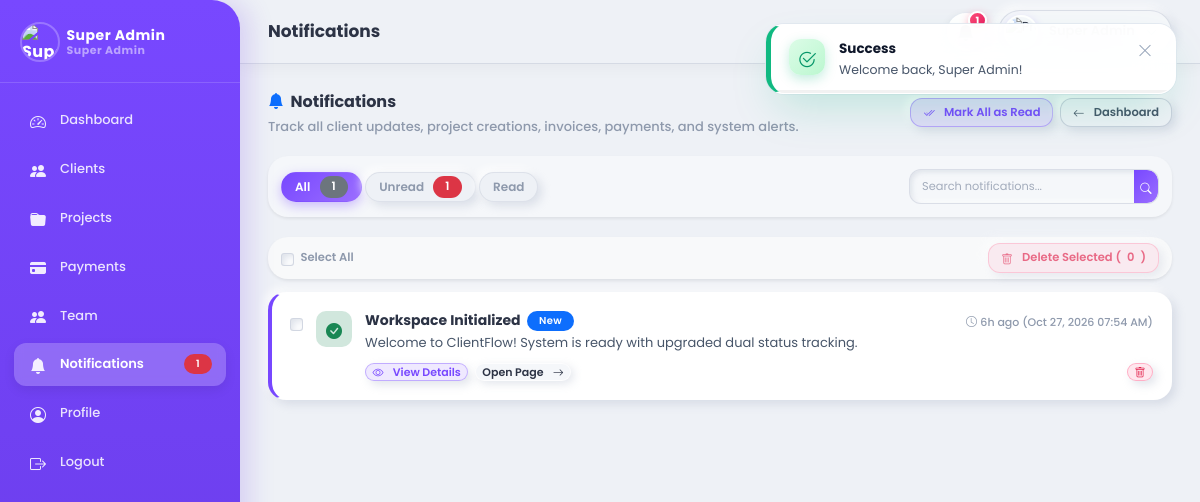
Screenshot of /admin/notifications.php (signed in) with the database file from the repository.
### tables this page shows
CREATE TABLE `notifications` (
  `id` int(11) NOT NULL AUTO_INCREMENT,
  `user_type` enum('admin','client') NOT NULL,
  `user_id` int(11) NOT NULL,
  `title` varchar(150) NOT NULL,
  `message` text NOT NULL,
  `link` varchar(255) DEFAULT NULL,
  `type` varchar(50) DEFAULT 'info',
  `icon` varchar(50) DEFAULT 'bi-bell-fill',
  `is_read` tinyint(1) NOT NULL DEFAULT 0,
  `created_at` timestamp NOT NULL DEFAULT CURRENT_TIMESTAMP,
  PRIMARY KEY (`id`),
  KEY `idx_user_lookup` (`user_type`, `user_id`, `is_read`)
);

### admin/notifications.php (the view, shortened to what the rows shown need)
<?php
require_once __DIR__ . '/includes/functions.php';
$admin = getAuthenticatedAdmin($pdo);
$filter = $_GET['filter'] ?? 'all';
$search = trim($_GET['search'] ?? '');
$highlightId = (int)($_GET['highlight'] ?? 0);
$allNotifications = getAllNotifications($pdo, 'admin', $admin['id'], $filter, 1000, $search);
$unreadCount = getUnreadNotificationsCount($pdo, 'admin', $admin['id']);
$totalMatching = count($allNotifications);
$perPage = 5;
$page = max(1, (int)($_GET['page'] ?? 1));
$totalPages = max(1, (int)ceil($totalMatching / $perPage));
$page = min($page, $totalPages);
$offset = ($page - 1) * $perPage;
$notifications = array_slice($allNotifications, $offset, $perPage);
?>
<?php include __DIR__ . '/includes/header.php'; ?>
<?php include __DIR__ . '/includes/sidebar.php'; ?>
<div class="main-content">
    <?php include __DIR__ . '/includes/topbar.php'; ?>
    <div class="page-body">
        <div class="card border-0 shadow-sm mb-4">
            <div class="card-body p-3 d-flex flex-wrap justify-content-between align-items-center gap-3">
                <div class="nav nav-pills gap-1">
                    <a href="notifications.php?filter=unread<?php echo $search !== '' ? '&search=' . urlencode($search) : ''; ?>" class="nav-link btn-sm py-1 px-3 <?php echo $filter === 'unread' ? 'active' : ''; ?>">
                        Unread <span class="badge bg-danger ms-1"><?php echo $unreadCount; ?></span>
                    </a>
                </div>
            </div>
        </div>
        <?php if (empty($notifications)): ?>
            <div class="card border-0 shadow-sm text-center py-5">
                <div class="py-4">
                    <i class="bi bi-bell-slash text-muted opacity-50" style="font-size: 3.5rem;"></i>
                    <h5 class="fw-bold mt-3 mb-1">No Notifications Found</h5>
                    <p class="text-muted mb-0">
                        <?php if ($search !== ''): ?>
                            No notifications match your search query "<?php echo htmlspecialchars($search); ?>".
                        <?php else: ?>
                            <?php echo $filter === 'unread' ? 'You have read all administrator notifications.' : 'You have no system notifications yet.'; ?>
                        <?php endif; ?>
                    </p>
                </div>
            </div>
        <?php else: ?>
            <form method="POST" action="/client-flow/admin/notifications_action.php" id="bulkNotifForm">
                <div class="notification-container">
                    <?php foreach ($notifications as $n):
                        $isHighlighted = ($highlightId === (int)$n['id']);
                        $iconColor = ($n['type'] === 'success') ? 'text-success bg-success-subtle' : (($n['type'] === 'warning') ? 'text-warning bg-warning-subtle' : (($n['type'] === 'danger') ? 'text-danger bg-danger-subtle' : 'text-primary bg-primary-subtle'));
                    ?>
                        <div class="notification-card <?php echo $n['is_read'] ? '' : 'unread'; ?> <?php echo $isHighlighted ? 'highlighted' : ''; ?> js-notif-trigger"
                             id="notif-card-<?php echo $n['id']; ?>"
                             data-notif-id="<?php echo $n['id']; ?>"
                             data-notif-title="<?php echo htmlspecialchars($n['title']); ?>"
                             data-notif-msg="<?php echo htmlspecialchars($n['message']); ?>"
                             data-notif-time="<?php echo timeAgo($n['created_at']); ?> &bull; <?php echo date('d M, Y h:i A', strtotime($n['created_at'])); ?>"
                             data-notif-icon="bi <?php echo htmlspecialchars($n['icon'] ?: 'bi-bell-fill'); ?>"
                             data-notif-color="<?php echo $iconColor; ?>"
                             data-notif-link="<?php echo htmlspecialchars($n['link'] ?: ''); ?>"
                             data-action-url="/client-flow/admin/notifications_action.php">
                            <div class="d-flex align-items-start gap-3">
                                <div class="pt-1">
                                    <input type="checkbox" name="notification_ids[]" value="<?php echo $n['id']; ?>" class="form-check-input notif-checkbox cursor-pointer" onclick="event.stopPropagation();">
                                </div>
                                <div class="notification-item-icon <?php echo $iconColor; ?>" style="width: 36px; height: 36px; min-width: 36px; font-size: 16px;">
                                    <i class="bi <?php echo htmlspecialchars($n['icon'] ?: 'bi-bell-fill'); ?>"></i>
                                </div>
                                <div class="flex-grow-1 min-w-0">
                                    <div class="d-flex flex-wrap align-items-center justify-content-between gap-2 mb-1">
                                        <div class="d-flex align-items-center gap-2">
                                            <h6 class="fw-bold mb-0 text-dark" style="font-size: 14px;"><?php echo htmlspecialchars($n['title']); ?></h6>
                                            <?php if (!$n['is_read']): ?>
                                                <span class="badge bg-primary" style="font-size: 10px;">New</span>
                                            <?php endif; ?>
                                        </div>
                                        <span class="text-muted small" style="font-size: 11px;">
                                            <i class="bi bi-clock me-1"></i><?php echo timeAgo($n['created_at']); ?> (<?php echo date('M d, Y h:i A', strtotime($n['created_at'])); ?>)
                                        </span>
                                    </div>
                                    <p class="text-secondary mb-2" style="font-size: 13px; line-height: 1.45;">
                                        <?php echo htmlspecialchars($n['message']); ?>
                                    </p>
                                    <div class="d-flex align-items-center gap-2 pt-1">
                                        <button type="button" class="btn btn-sm btn-outline-primary py-0 px-2" style="font-size: 11px;">
                                            <i class="bi bi-eye me-1"></i> View Details
                                        </button>
                                        <?php if (!empty($n['link']) && $n['link'] !== '#'): ?>
                                            <a href="<?php echo htmlspecialchars($n['link']); ?>" class="btn btn-sm btn-light border py-0 px-2 text-decoration-none" style="font-size: 11px;" onclick="event.stopPropagation();">
                                                <span>Open Page</span> <i class="bi bi-arrow-right ms-1"></i>
                                            </a>
                                        <?php endif; ?>
                                        <a href="/client-flow/admin/notifications_action.php?id=<?php echo $n['id']; ?>&action=delete"
                                           class="btn btn-sm btn-outline-danger py-0 px-2 ms-auto btn-delete"
                                           style="font-size: 11px;"
                                           title="Delete this notification"
                                           data-confirm-text="Are you sure you want to delete this notification?"
                                           data-confirm-title="Delete Notification"
                                           data-confirm-btn="Delete"
                                           data-confirm-color="danger">
                                            <i class="bi bi-trash"></i>
                                        </a>
                                    </div>
                                </div>
                            </div>
                        </div>
                    <?php endforeach; ?>
                </div>
            </form>
        <?php endif; ?>
    </div>
</div>
<?php include __DIR__ . '/includes/footer.php'; ?>

### admin/includes/sidebar.php (shortened to what the rows shown need)
<?php
$currentPage = $currentPage ?? basename($_SERVER['PHP_SELF']);
$curAdmin = $admin ?? (isset($pdo) && function_exists('getAuthenticatedAdmin') ? getAuthenticatedAdmin($pdo) : null);
$unreadAdminCountSidebar = isset($pdo, $curAdmin['id']) ? getUnreadNotificationsCount($pdo, 'admin', $curAdmin['id']) : 0;
$canViewNotifs   = empty($curAdmin) || hasPermission($curAdmin, 'notifications_view');
?>
<nav class="sidebar" id="sidebar">
    <div class="sidebar-brand d-flex align-items-center justify-content-between">
        <a href="/client-flow/admin/profile.php" class="d-flex align-items-center gap-2 text-decoration-none text-white overflow-hidden" title="My Profile">
            <div class="d-flex flex-column text-truncate" style="line-height:1.2;">
                <span class="fw-bold text-white text-truncate" style="font-size:14px;"><?php echo htmlspecialchars($curAdmin['name'] ?? 'Admin'); ?></span>
                <span class="text-white-50 text-truncate" style="font-size:11px;"><?php echo (($curAdmin['role'] ?? '') === 'super_admin') ? 'Super Admin' : 'Team Member'; ?></span>
            </div>
        </a>
    </div>
    <ul class="sidebar-nav">
        <?php if ($canViewNotifs): ?>
        <li>
            <a href="/client-flow/admin/notifications.php" class="<?php echo $currentPage === 'notifications.php' ? 'active' : ''; ?>">
                <i class="bi bi-bell-fill"></i> <span>Notifications</span>
                <?php if ($unreadAdminCountSidebar > 0): ?>
                    <span class="badge bg-danger rounded-pill ms-auto" style="font-size: 10px;"><?php echo $unreadAdminCountSidebar; ?></span>
                <?php endif; ?>
            </a>
        </li>
        <?php endif; ?>
    </ul>
</nav>

### admin/includes/topbar.php (shortened to what the rows shown need)
<?php
$unreadNotifsCount = isset($pdo, $admin['id']) ? getUnreadNotificationsCount($pdo, 'admin', $admin['id']) : 0;
?>
<header class="topbar" style="position: -webkit-sticky !important; position: sticky !important; top: 0 !important; z-index: 1020 !important;">
    <div class="topbar-right">
        <div class="dropdown">
            <a href="#" class="notification-bell-btn" data-bs-toggle="dropdown" data-bs-display="static" aria-expanded="false" title="Notifications">
                <?php if ($unreadNotifsCount > 0): ?>
                    <span class="notification-badge-dot"><?php echo $unreadNotifsCount > 9 ? '9+' : $unreadNotifsCount; ?></span>
                <?php endif; ?>
            </a>
        </div>
    </div>
</header>

### rows the page displays
notifications: title "Workspace Initialized", is_read "New", created_at "6h ago", created_at "Oct 27, 2026 07:54 AM", message "Welcome to ClientFlow! System is ready with upgraded dual status tracking."

### other values shown
$curAdmin['name'] "Super Admin"
$unreadAdminCountSidebar "1"
$pageTitle "Notifications"
$unreadNotifsCount "1"
$totalCount "1"
$unreadCount "1"
